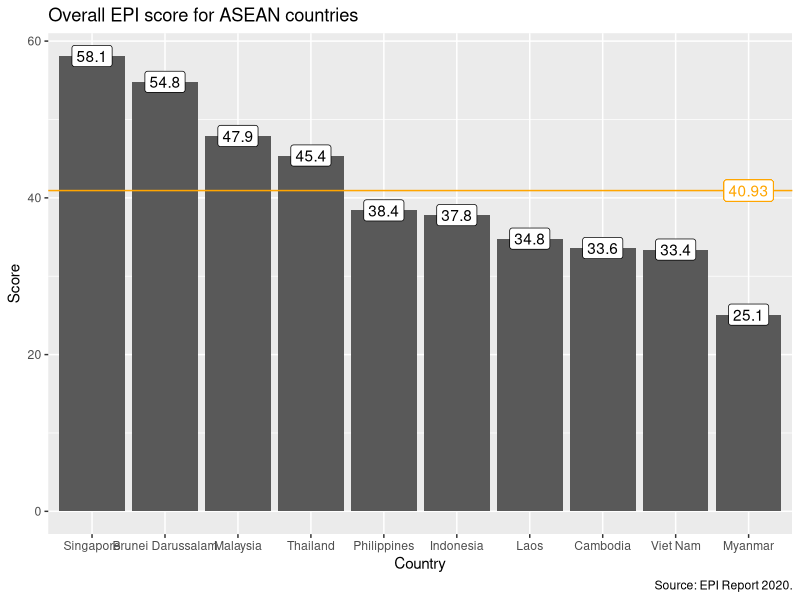
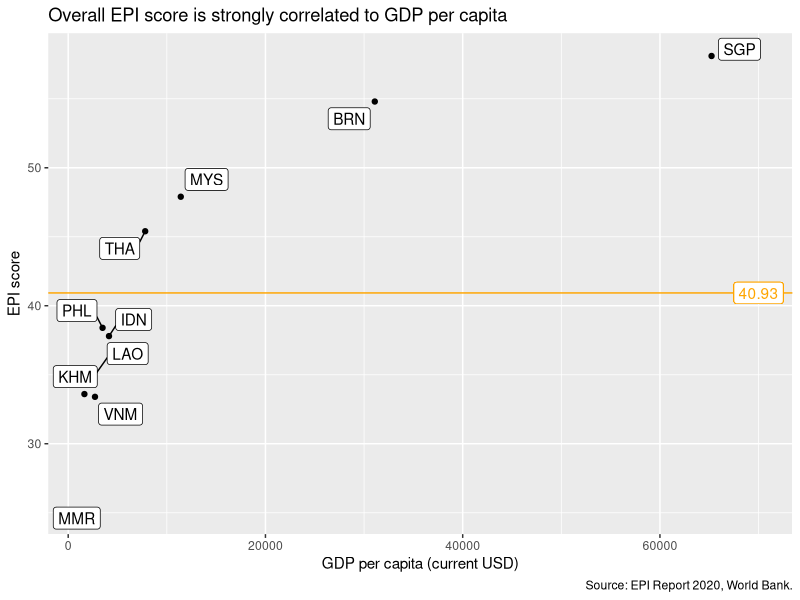
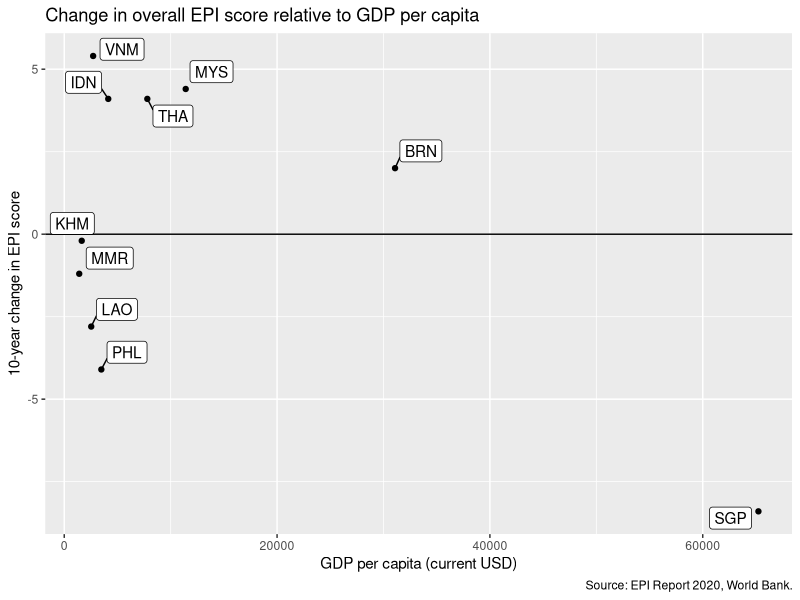
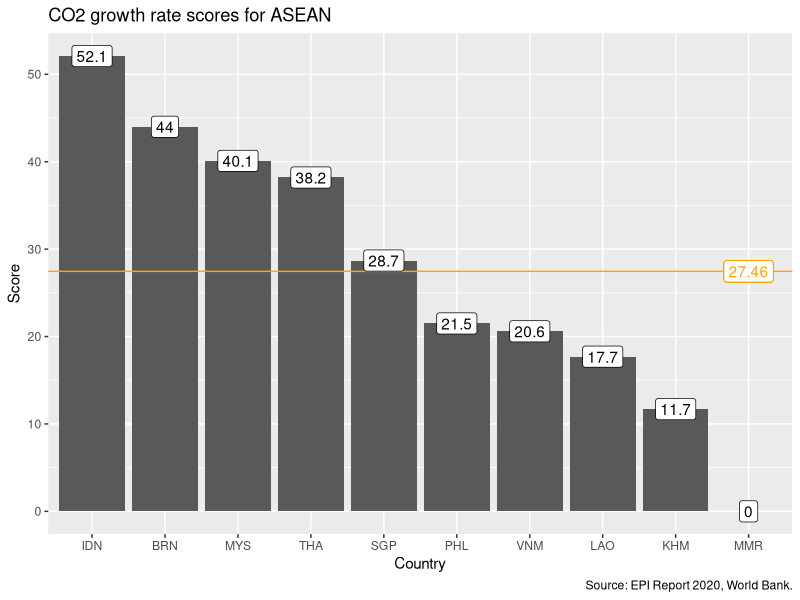
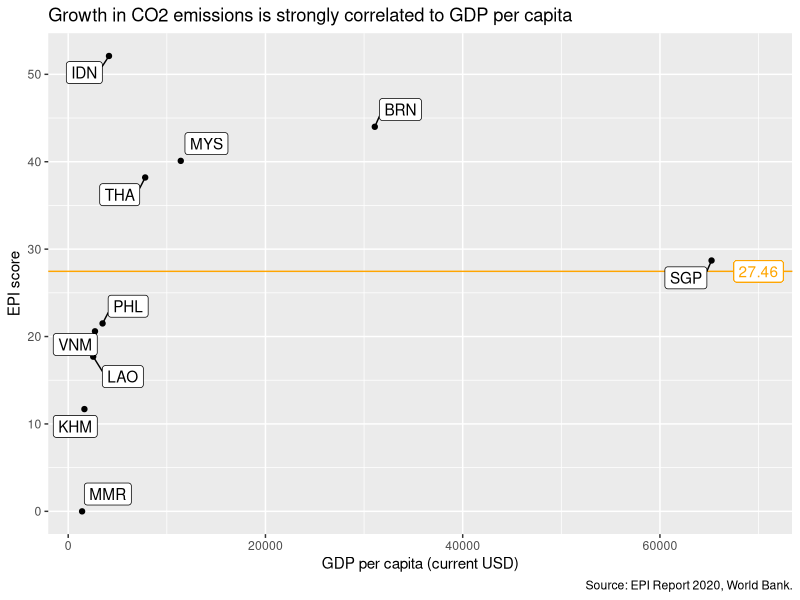
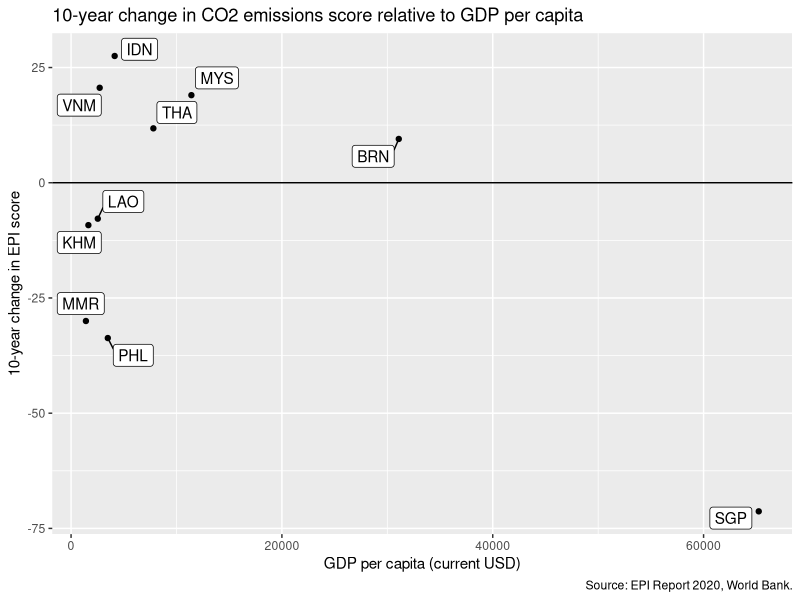

Write R code to recreate these figures, in order.
## ---- chunk 1
knitr::opts_chunk$set(echo = FALSE, warning = FALSE, message = FALSE)

# Load libraries
library(tidyverse)
library(ggplot2)
library(scales)
library(lubridate)
library(dplyr)
library(zoo)

# Load REFSA logo
# refsa_logo <- png::readPNG("Logo.png")

# Load data

# ===== EPI Scores 2020 =====
# https://epi.yale.edu/downloads
scores <- read_csv("epi2020results20200604.csv")

# ===== GDP per capita (World Bank) =====
# https://data.worldbank.org/indicator/NY.GDP.PCAP.CD
gdpcap <- read_csv("API_NY.GDP.PCAP.CD_DS2_en_csv_v2_2055804.csv")

# Define ASEAN countries
# Brunei, Cambodia, Indonesia, Laos, Malaysia, Myanmar, Philippines, Singapore, Thailand, Vietnam
asean_countries <- c("BRN", "KHM", "IDN", "LAO", "MYS", "MMR", "PHL", "SGP", "THA", "VNM")

## ---- chunk 2

# EPI scores for ASEAN

asean_scores <- filter(scores, iso %in% asean_countries)

epi_plot <- ggplot(data = asean_scores, aes(x = reorder(country, -EPI.new), y = EPI.new)) + 
  geom_bar(stat = "identity") + 
  geom_hline(yintercept = mean(asean_scores$`EPI.new`), color="orange") +
  geom_label(aes(x = 10, y = mean(asean_scores$EPI.new), label = mean(asean_scores$`EPI.new`)), color = "orange") +
  geom_label(aes(label = EPI.new)) +
  scale_x_discrete(name = "Country") +
  scale_y_continuous(name = "Score") + 
  labs(title = "Overall EPI score for ASEAN countries", caption = "Source: EPI Report 2020.") +
  theme(legend.position = "none")

epi_plot

## ---- chunk 3

# Filter GDP per capita data to only include ASEAN, and only use 2019
asean_gdpcap <- filter(gdpcap, gdpcap$`Country Code` %in% asean_countries) %>% select("Country Name", "Country Code", "2019")

# Join with EPI scores
asean_epigdp <- asean_scores %>% left_join(asean_gdpcap, by = c("iso" = "Country Code"))

# Plot scatterplot
asean_epigdp_plot <- ggplot(asean_epigdp, aes(x = asean_epigdp$`2019`, y = asean_epigdp$EPI.new)) +
  geom_point() +
  geom_hline(yintercept = mean(asean_epigdp$EPI.new), color="orange") +
  geom_label(aes(x = 70000, y = mean(asean_scores$EPI.new), label = mean(asean_scores$`EPI.new`)), color = "orange") +
  scale_x_continuous(name = "GDP per capita (current USD)") +
  scale_y_continuous(name = "EPI score") +
  ggrepel::geom_label_repel(aes(label = asean_epigdp$iso)) +
  labs(title = "Overall EPI score is strongly correlated to GDP per capita", caption = "Source: EPI Report 2020, World Bank.")

asean_epigdp_plot


## ---- chunk 4

# Filter GDP per capita data to only include ASEAN, and only use 2019
asean_gdpcap <- filter(gdpcap, gdpcap$`Country Code` %in% asean_countries) %>% select("Country Name", "Country Code", "2019")

# Join with EPI scores
asean_epigdp <- asean_scores %>% left_join(asean_gdpcap, by = c("iso" = "Country Code"))

# Plot scatterplot
asean_epigdp_plot <- ggplot(asean_epigdp, aes(x = asean_epigdp$`2019`, y = asean_epigdp$EPI.change)) +
  geom_point() +
  geom_hline(yintercept = 0, colour="black") +
  scale_x_continuous(name = "GDP per capita (current USD)") +
  scale_y_continuous(name = "10-year change in EPI score") +
  ggrepel::geom_label_repel(aes(label = asean_epigdp$iso)) +
  labs(title = "Change in overall EPI score relative to GDP per capita", caption = "Source: EPI Report 2020, World Bank.")

asean_epigdp_plot

## ---- chunk 5

cda_plot <- ggplot(data = asean_scores, aes(x = reorder(iso, -CDA.new), y = CDA.new)) + 
  geom_bar(stat = "identity") + 
  geom_hline(yintercept = mean(asean_scores$CDA.new), color="orange") +
  geom_label(aes(x = 10, y = mean(asean_scores$CDA.new), label = mean(asean_scores$CDA.new)), color = "orange") +
  geom_label(aes(label = CDA.new)) +
  scale_x_discrete(name = "Country") +
  scale_y_continuous(name = "Score") + 
  labs(title = "CO2 growth rate scores for ASEAN", caption = "Source: EPI Report 2020, World Bank.") +
  theme(legend.position = "none")

cda_plot

## ---- chunk 6

# Filter GDP per capita data to only include ASEAN, and only use 2019
asean_gdpcap <- filter(gdpcap, gdpcap$`Country Code` %in% asean_countries) %>% select("Country Name", "Country Code", "2019")

# Join with EPI scores
asean_epigdp <- asean_scores %>% left_join(asean_gdpcap, by = c("iso" = "Country Code"))

# Plot scatterplot
asean_epigdp_plot <- ggplot(asean_epigdp, aes(x = asean_epigdp$`2019`, y = asean_epigdp$CDA.new)) +
  geom_point() +
  geom_hline(yintercept = mean(asean_epigdp$CDA.new), color="orange") +
  geom_label(aes(x = 70000, y = mean(asean_scores$CDA.new), label = mean(asean_scores$CDA.new)), color = "orange") +
  scale_x_continuous(name = "GDP per capita (current USD)") +
  scale_y_continuous(name = "EPI score") +
  labs(title = "Growth in CO2 emissions is strongly correlated to GDP per capita", caption = "Source: EPI Report 2020, World Bank.") +
  ggrepel::geom_label_repel(aes(label = asean_epigdp$iso))

asean_epigdp_plot

## ---- chunk 7

asean_epigdp_plot <- ggplot(asean_epigdp, aes(x = asean_epigdp$`2019`, y = asean_epigdp$CDA.change)) +
  geom_point() +
  geom_hline(yintercept = 0, colour="black") +
  scale_x_continuous(name = "GDP per capita (current USD)") +
  scale_y_continuous(name = "10-year change in EPI score") +
  ggrepel::geom_label_repel(aes(label = asean_epigdp$iso)) +
  labs(title = "10-year change in CO2 emissions score relative to GDP per capita", caption = "Source: EPI Report 2020, World Bank.")

asean_epigdp_plot

